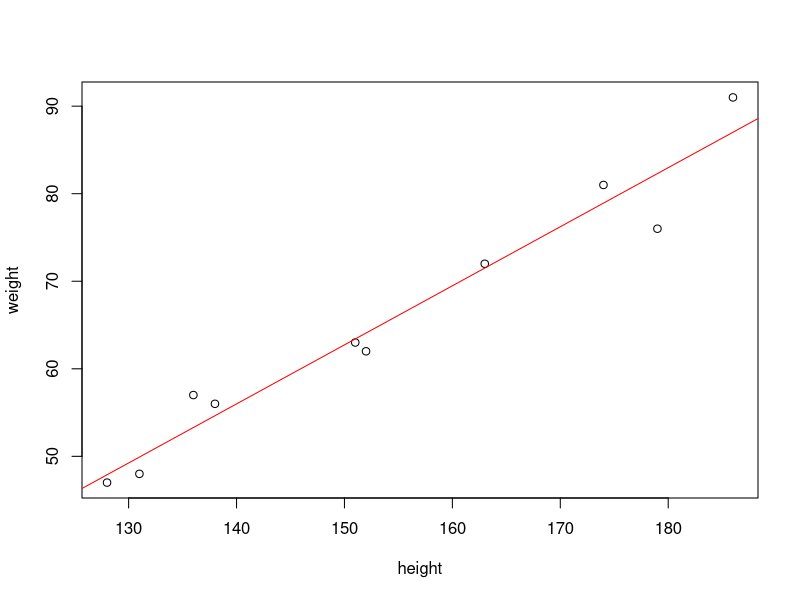

Write R code to recreate this figure.
height <- c(151, 174, 138, 186, 128, 136, 179, 163, 152, 131)
weight <- c(63, 81, 56, 91, 47, 57, 76, 72, 62, 48)
model <- lm(weight ~ height)
predict(model, data.frame(height=170))
plot(height, weight)
abline(model, col="red")
